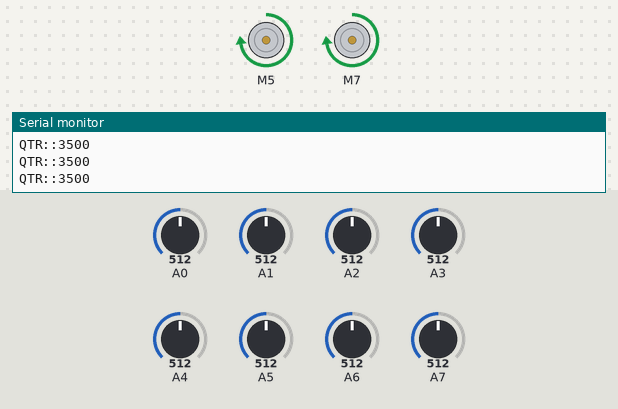
Bench run of a sketch on a simulated Arduino Nano, built with avr-gcc and run on an emulated ATmega328P. Shown: 2 × DC motor (green arrow = forward, orange = backward, longer = faster), the last lines printed to the serial monitor. Inputs (shaded band) come from the test bench; at power-on: A3 = 512, A5 = 512, A2 = 512, A1 = 512, A7 = 512, A0 = 512, A4 = 512, A6 = 512.

Above: at 7.2 s.
7.3 s: A3 set to 716
10.3 s: A5 set to 716
At 10.46 s:
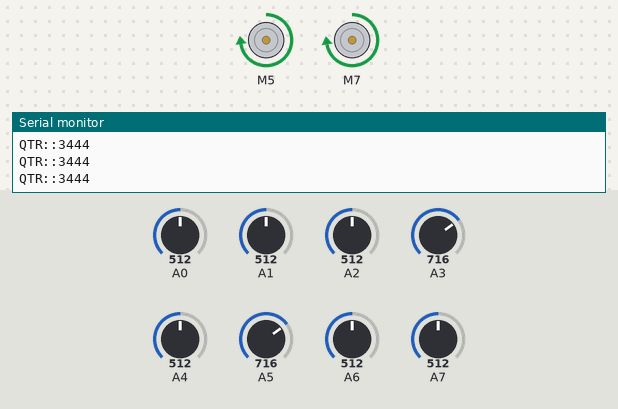
12.2 s: A2 set to 716
At 14.4 s:
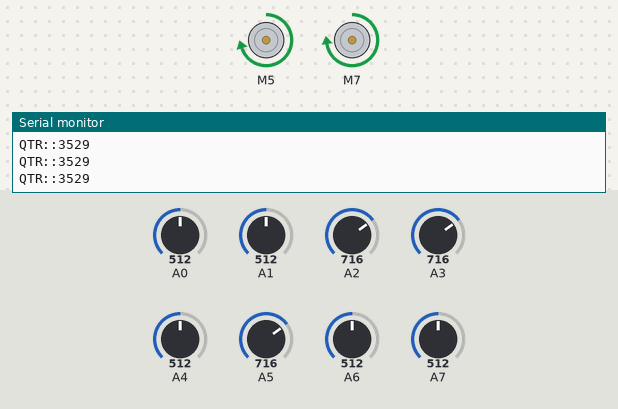
15.2 s: A1 set to 716
At 16.2 s:
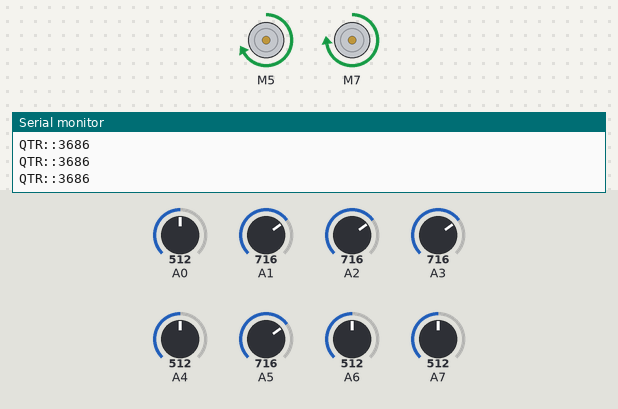
16.7 s: A7 set to 673
At 17.0 s:
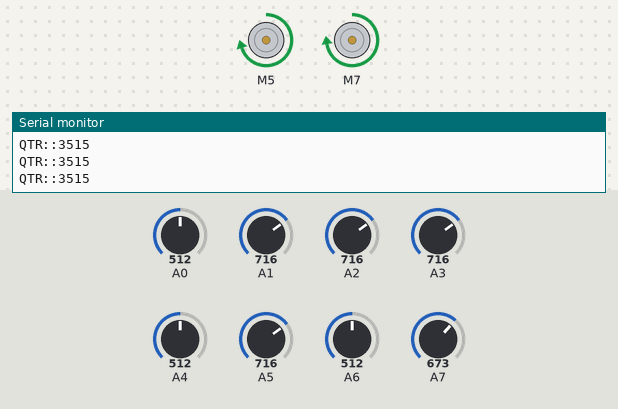
18.2 s: A7 set to 699
Timing chart, 0 to 21.5 s (numbered marks = the images above; inputs shaded):
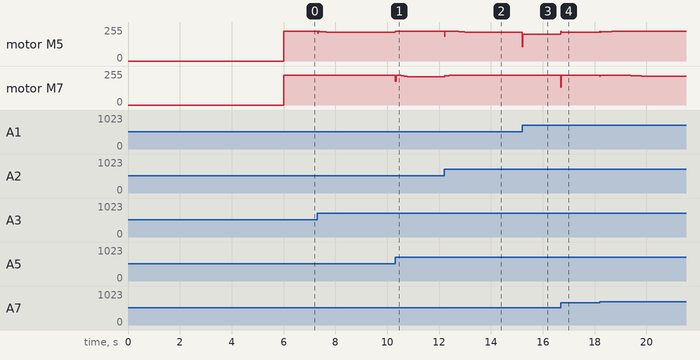

The sketch:

updated_ai_lfr.ino
```cpp
/*  Line follower: QTR8 + TB6612 + PID
*/

#include <QTRSensors.h>
#include <SparkFun_TB6612.h>

#define AIN1 5
#define BIN1 7
#define AIN2 4
#define BIN2 8
#define PWMA 3
#define PWMB 9
#define STBY 6

const int offsetA = 1;
const int offsetB = 1;

Motor motor1 = Motor(AIN1, AIN2, PWMA, offsetA, STBY);
Motor motor2 = Motor(BIN1, BIN2, PWMB, offsetB, STBY);

QTRSensors qtr;

const uint8_t SensorCount = 8;
uint16_t sensorValues[SensorCount];

const int max_speed = 225;   // max wheel command
int L = 0;
int R = 0;

float Kp = 0.0728;
float Ki = 0.0090;
float Kd = 0.6;

float P = 0, I = 0, D = 0;
float lastError = 0;
float adj = 0.0;

uint16_t position;

void setup() {
  pinMode(STBY, OUTPUT);
  digitalWrite(STBY, HIGH);

  brake(motor1, motor2);

  Serial.begin(9600);

  qtr.setTypeAnalog();
  qtr.setSensorPins((const uint8_t[]){ A0,A1,A2,A3,A4,A5,A6,A7 }, SensorCount);
  qtr.setEmitterPin(2);

  // Calibrate: move sensor across line during calibration if possible
  for (uint16_t i = 0; i < 200; i++) {
    qtr.calibrate();
    delay(5); // small delay helps calibration readings vary
  }

  Serial.println("Done");
}

void loop() {
  PID_control();
  delay(10); // keep loop timing stable (~100 Hz). Adjust if needed.
}

void PID_control() {
  position = qtr.readLineWhite(sensorValues);
  Serial.print("QTR::");
  Serial.println(position);

  // If line is lost (very left or very right), do recovery
  if (position < 100 || position > 6900) {
    // simple recovery: rotate toward last error sign
    if (lastError >= 0) { // last error positive => robot was right of center, turn left
      sharp_left();
      delay(80); // short turn
    } else {
      sharp_right();
      delay(80);
    }
    brake(motor1, motor2);
    // small reset to avoid large integrator build-up
    I = 0;
    return;
  }

  float error = 3500.0 - (float)position; // center = 3500 for 8 sensors

  P = error;
  I += error;
  I = constrain(I, -1000.0, 1000.0); // anti-windup

  D = error - lastError;
  lastError = error;

  adj = (Kp * P) + (Ki * I) + (Kd * D);

  float Lf = (float)max_speed + adj;
  float Rf = (float)max_speed - adj;

  L = (int)constrain(round(Lf), 0, max_speed);
  R = (int)constrain(round(Rf), 0, max_speed);

  forward(L, R);
}

void forward(int L, int R) {
  motor1.drive(L);
  motor2.drive(R);
}
void sharp_right() {
  motor1.drive(-200);
  motor2.drive(200);
}
void sharp_left() {
  motor1.drive(200);
  motor2.drive(-200);
}
```

Measured:
- after the input at 10.3 s, motor M5: forward 214/255 → forward 225/255 at once
- after the input at 12.2 s, motor M7: forward 212/255 → forward 225/255 at once
- after the input at 15.2 s, motor M5: forward 214/255 → forward 202/255 at once
- after the input at 16.7 s, motor M5: forward 202/255 → forward 215/255 at once; motor M7: forward 225/255 → forward 132/255 at once, → forward 225/255 0.01 s later
